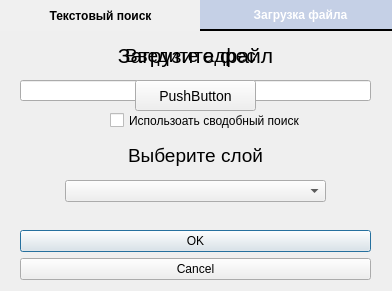
<?xml version="1.0" encoding="UTF-8"?>
<ui version="4.0">
 <class>Dialog</class>
 <widget class="QDialog" name="Dialog">
  <property name="geometry">
   <rect>
    <x>0</x>
    <y>0</y>
    <width>392</width>
    <height>291</height>
   </rect>
  </property>
  <property name="minimumSize">
   <size>
    <width>392</width>
    <height>291</height>
   </size>
  </property>
  <property name="maximumSize">
   <size>
    <width>392</width>
    <height>291</height>
   </size>
  </property>
  <property name="windowTitle">
   <string>AddressByPolygon</string>
  </property>
  <widget class="QDialogButtonBox" name="buttonBox">
   <property name="geometry">
    <rect>
     <x>20</x>
     <y>230</y>
     <width>351</width>
     <height>61</height>
    </rect>
   </property>
   <property name="orientation">
    <enum>Qt::Vertical</enum>
   </property>
   <property name="standardButtons">
    <set>QDialogButtonBox::Cancel|QDialogButtonBox::Ok</set>
   </property>
  </widget>
  <widget class="QLineEdit" name="lineEdit">
   <property name="geometry">
    <rect>
     <x>20</x>
     <y>80</y>
     <width>351</width>
     <height>21</height>
    </rect>
   </property>
   <property name="toolTip">
    <string>&lt;html&gt;&lt;head/&gt;&lt;body&gt;&lt;p&gt;&lt;br/&gt;&lt;/p&gt;&lt;/body&gt;&lt;/html&gt;</string>
   </property>
   <property name="dragEnabled">
    <bool>false</bool>
   </property>
   <property name="readOnly">
    <bool>false</bool>
   </property>
   <property name="clearButtonEnabled">
    <bool>true</bool>
   </property>
  </widget>
  <widget class="QComboBox" name="comboBox">
   <property name="geometry">
    <rect>
     <x>65</x>
     <y>180</y>
     <width>261</width>
     <height>22</height>
    </rect>
   </property>
  </widget>
  <widget class="QLabel" name="label">
   <property name="geometry">
    <rect>
     <x>60</x>
     <y>40</y>
     <width>261</width>
     <height>31</height>
    </rect>
   </property>
   <property name="text">
    <string>&lt;html&gt;&lt;head/&gt;&lt;body&gt;&lt;p align=&quot;center&quot;&gt;&lt;span style=&quot; font-size:14pt;&quot;&gt;Введите адрес&lt;/span&gt;&lt;/p&gt;&lt;/body&gt;&lt;/html&gt;</string>
   </property>
  </widget>
  <widget class="QLabel" name="label_2">
   <property name="geometry">
    <rect>
     <x>115</x>
     <y>140</y>
     <width>161</width>
     <height>31</height>
    </rect>
   </property>
   <property name="text">
    <string>&lt;html&gt;&lt;head/&gt;&lt;body&gt;&lt;p align=&quot;center&quot;&gt;&lt;span style=&quot; font-size:14pt;&quot;&gt;Выберите слой&lt;/span&gt;&lt;/p&gt;&lt;/body&gt;&lt;/html&gt;</string>
   </property>
  </widget>
  <widget class="QCheckBox" name="checkBox">
   <property name="geometry">
    <rect>
     <x>110</x>
     <y>110</y>
     <width>191</width>
     <height>21</height>
    </rect>
   </property>
   <property name="styleSheet">
    <string notr="true"/>
   </property>
   <property name="text">
    <string>Использоать сводобный поиск</string>
   </property>
  </widget>
  <widget class="QPushButton" name="firstPage">
   <property name="geometry">
    <rect>
     <x>0</x>
     <y>0</y>
     <width>201</width>
     <height>31</height>
    </rect>
   </property>
   <property name="maximumSize">
    <size>
     <width>201</width>
     <height>16777215</height>
    </size>
   </property>
   <property name="styleSheet">
    <string notr="true">QPushButton {
  background-color:#f0f0f0;
  color: black;
  font-weight: 600;
  border: none;
  outline: 0px;
 box-shadow: 2px 2px 4px rgba(0, 0, 0, 0.4);
}
QPushButton:hover {
   border-bottom:3px solid #9ac3fe;
}</string>
   </property>
   <property name="text">
    <string>Текстовый поиск</string>
   </property>
  </widget>
  <widget class="QPushButton" name="secondPage">
   <property name="geometry">
    <rect>
     <x>200</x>
     <y>0</y>
     <width>201</width>
     <height>31</height>
    </rect>
   </property>
   <property name="styleSheet">
    <string notr="true">QPushButton {
  background-color:#c5d0e6;
  color: #fff;
  font-weight: 600;
  border: none;
  border-bottom: 2px solid black;

  outline: 0px;
}
QPushButton:hover {
  border-bottom:3px solid #9ac3fe;
}</string>
   </property>
   <property name="text">
    <string>Загрузка файла</string>
   </property>
  </widget>
  <widget class="QPushButton" name="uploadFileButton">
   <property name="geometry">
    <rect>
     <x>135</x>
     <y>80</y>
     <width>121</width>
     <height>31</height>
    </rect>
   </property>
   <property name="styleSheet">
    <string notr="true">font-size: 14px;</string>
   </property>
   <property name="text">
    <string>PushButton</string>
   </property>
  </widget>
  <widget class="QLabel" name="label_3">
   <property name="geometry">
    <rect>
     <x>65</x>
     <y>40</y>
     <width>261</width>
     <height>31</height>
    </rect>
   </property>
   <property name="text">
    <string>&lt;html&gt;&lt;head/&gt;&lt;body&gt;&lt;p align=&quot;center&quot;&gt;&lt;span style=&quot; font-size:16pt;&quot;&gt;Загрузите файл&lt;/span&gt;&lt;/p&gt;&lt;/body&gt;&lt;/html&gt;</string>
   </property>
  </widget>
 </widget>
 <resources/>
 <connections>
  <connection>
   <sender>buttonBox</sender>
   <signal>accepted()</signal>
   <receiver>Dialog</receiver>
   <slot>accept()</slot>
   <hints>
    <hint type="sourcelabel">
     <x>248</x>
     <y>254</y>
    </hint>
    <hint type="destinationlabel">
     <x>157</x>
     <y>274</y>
    </hint>
   </hints>
  </connection>
  <connection>
   <sender>buttonBox</sender>
   <signal>rejected()</signal>
   <receiver>Dialog</receiver>
   <slot>reject()</slot>
   <hints>
    <hint type="sourcelabel">
     <x>316</x>
     <y>260</y>
    </hint>
    <hint type="destinationlabel">
     <x>286</x>
     <y>274</y>
    </hint>
   </hints>
  </connection>
 </connections>
</ui>
